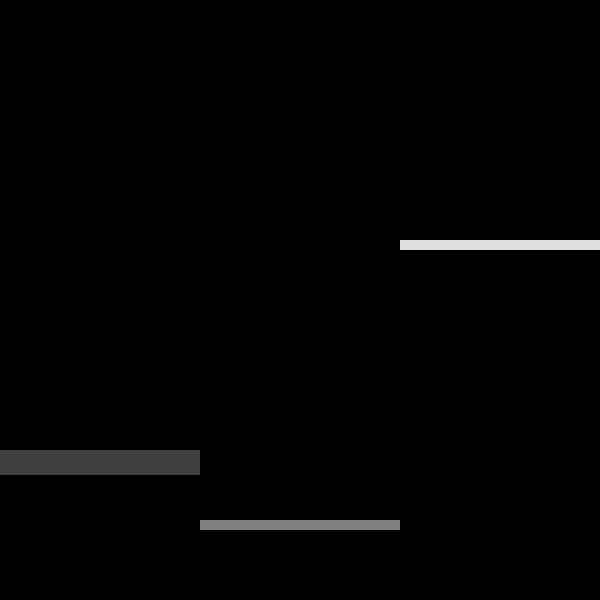
Frame 1 (no input)
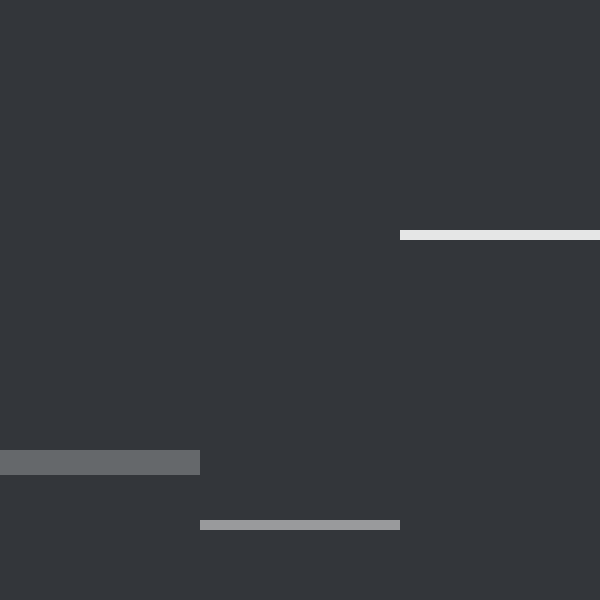
Frame 60 (the mouse pressed at the canvas centre just before this capture)
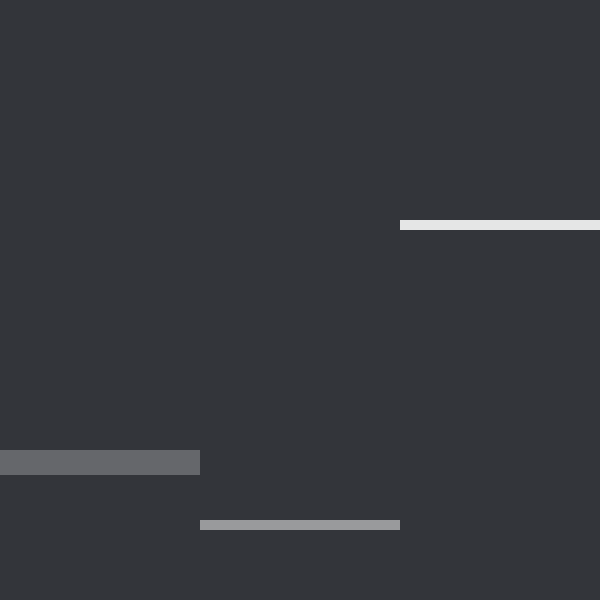
Frame 120 (the mouse held since frame 60 and released just before this capture)

The Processing sketch that drew these frames (run headless with seeded random() and noise(); from frame 60 on, the mouse is pressed at the canvas centre):

// Processing sketch: processing_40742
// ── processing_40742.pde

int hours;
int minutes;
int seconds;

float hoursBrightness;
int overAmount;
int math;

void setup() {
  size(600, 600);
  colorMode(HSB, 60, 60, 24, 200);
  background(0, 0, 0);
  strokeCap(ROUND);
  smooth();
}

void draw() {

 noStroke();
 hours = hour();
 minutes = minute();
 seconds = second();
 
 //rapid hour tester
// hours = seconds;
// println(hours);

 float random200 = random(0,200);
background(seconds, minutes, hoursBrightness, random200);

if (hours >= 0 && hours <= 5) {
   hoursBrightness = hours * 1.1;
 } else if (hours > 5 && hours <= 10) {
   hoursBrightness = hours * 1.4;
 } else if (hours > 10 && hours <= 14) {
   hoursBrightness = hours * 1.6;
 } else if (hours > 14 && hours <= 18) {
   overAmount = hours - 14;
   math = 14 - overAmount;
   hoursBrightness = math * 1.2;
 } else if (hours > 18 && hours <= 22) {
   overAmount = hours - 14;
   math = 14 - overAmount;
   hoursBrightness = math * 0.8;
 } else if (hours > 20 && hours <= 23) {
   overAmount = hours - 14;
   math = 14 - overAmount;
   hoursBrightness = math * 0.6;
 } 
 
 //hours vs hoursBrightness test
// println(hours);
// println(hoursBrightness);

 int hourPosition = (23-hours)*25;
 int minPosition = (59-minutes)*10;
 int secPosition = (59-seconds)*10;
 
 fill(0, 0, 24, 50);
 rect(0, hourPosition, 200, 25);
 fill(0, 0, 24, 100);
 rect(200, minPosition, 200, 10);
 fill(0, 0, 24, 175);
 rect(400, secPosition, 200, 10);
 
 if (minutes < 30) {
  minutes += 30; 
 }
 
 stroke(0, 0, 24, random(0,200));
 //strokeWeight(seconds);
  

 /*
 if (mousePressed==true) {
   noStroke();
   //float random200 = random(0,200);
   fill(seconds, minutes, hoursBrightness, random200);
   ellipse(mouseX + random(-40,40), mouseY + random(-40,40), random200, random200);
   
   for (int i=0; i<10; i++){
     float random5 = random(0,5);
     float random50 = random(0,50);
     float random600 = random(0,600);
     fill(seconds + random5, minutes + random5, hoursBrightness +random5, random50);
     ellipse(mouseX + random(-100,100), mouseY + random(-100,100), random600, random600);
   }
   
   stroke(0, 0, 24, 25);
    line(mouseX, mouseY, mouseX + random(-60,60), mouseY + random(-60,60));
    strokeWeight(2);
    line(mouseX, mouseY, mouseX + random(-40,40), mouseY + random(-40,40));
     strokeWeight(3);
    line(mouseX, mouseY, mouseX + random(-20,20), mouseY + random(-20,20));
 }
 */


 
}
